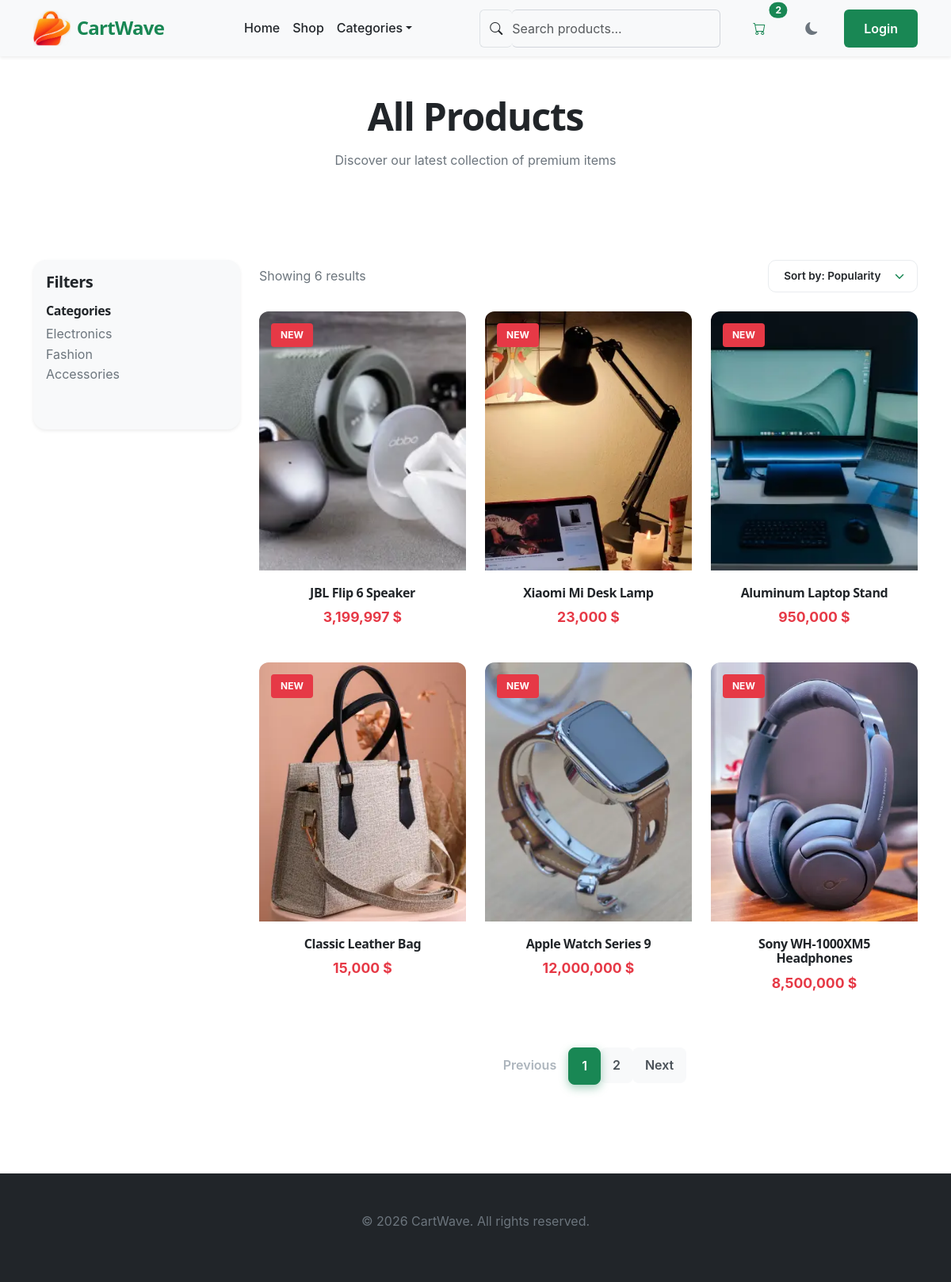
The page /shop/ on the database as committed earlier.
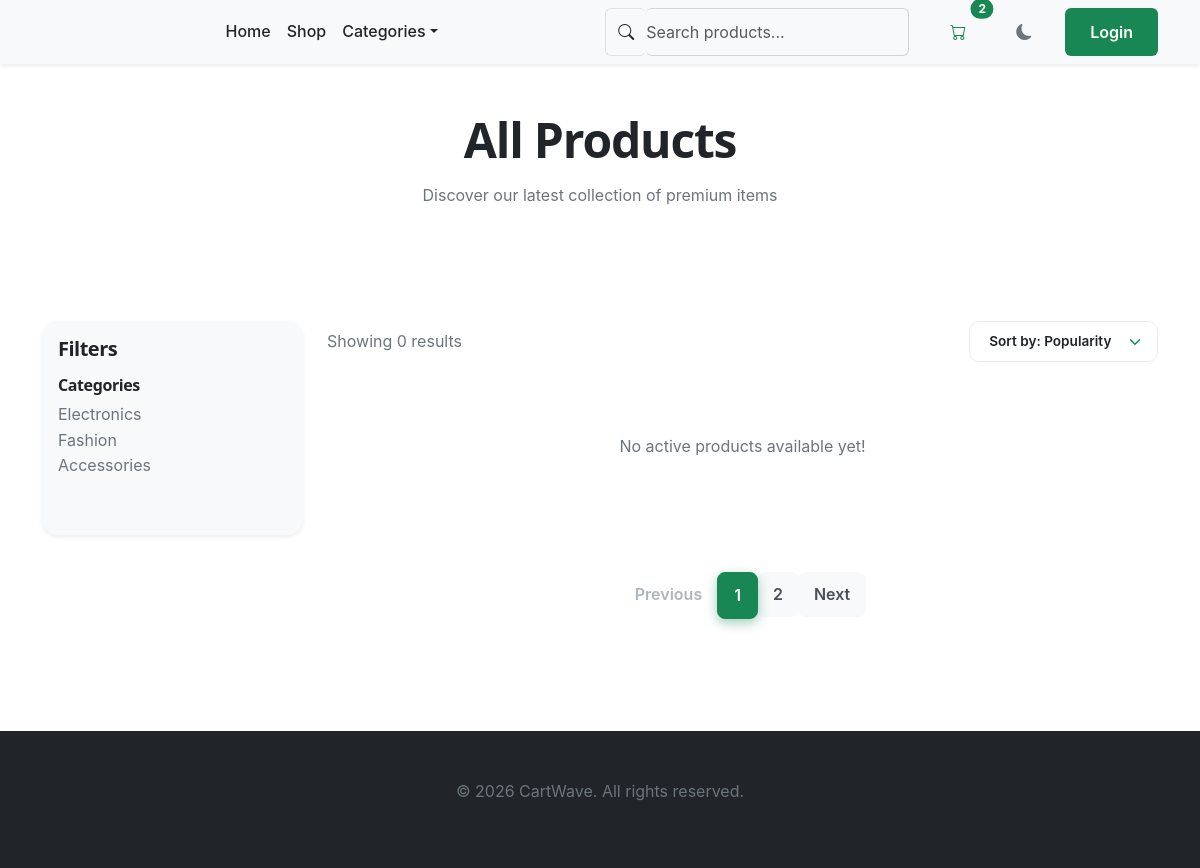
The same page on the database as committed later.
### main/models.py (models this page shows, shortened)
class SiteConfig(models.Model):
    site_title = models.CharField(max_length=200, default="CartWave")
    description = models.TextField(blank=True)
    logo = models.ImageField(upload_to="site/logo/", blank=True, null=True)
    favicon = models.ImageField(upload_to="site/favicon/", blank=True, null=True)
    site_name = models.CharField(max_length=100, default="CartWave", verbose_name="Site Name")
    class Meta:
        verbose_name = "site configuration"
        verbose_name_plural = "site configurations"

### products/models.py (models this page shows, shortened)
class Product(models.Model):
    name = models.CharField(max_length=200)
    description = models.TextField(blank=True)
    price = models.IntegerField()
    image = models.ImageField(upload_to="products/",blank=True)
    slug = models.SlugField(unique=True, blank=True)
    sku = models.CharField(max_length=50, blank=True)
    category = models.ForeignKey(Category, on_delete=models.SET_NULL, null=True, blank=True, related_name='products')
    is_active = models.BooleanField(default=True)
    is_featured = models.BooleanField(default=False)
    created_at = models.DateTimeField(auto_now_add=True)
    class Meta:
        ordering = ['-created_at']

### products/views.py (the view)
# urls.py: path("shop/", shop, name="shop"),
def shop(request):
    products = Product.objects.filter(is_active=True).order_by('-created_at')
    site_config = SiteConfig.objects.first()
    return render(request, "shop.html", {
        "products": products,
        "site_config": site_config
        })

### templates/shop.html (shortened to what this page needs)
{% extends "base.html" %}
{% load static humanize %}
{% block content %}
    <section class="py-5 text-center">
      <div class="container">
        <h1 class="fw-bold mb-3">All Products</h1>
        <p class="text-muted">Discover our latest collection of premium items</p>
      </div>
    </section>
    <section class="py-5">
      <div class="container">
        <div class="row g-4">
          <aside class="col-lg-3">
            <div class="card border-0 shadow-sm p-3">
              <h5 class="fw-bold mb-3">Filters</h5>
              <div class="mb-4">
                <h6 class="fw-semibold">Categories</h6>
                <ul class="list-unstyled">
                  <li><a href="#" class="text-decoration-none text-muted">Electronics</a></li>
                  <li><a href="#" class="text-decoration-none text-muted">Fashion</a></li>
                  <li><a href="#" class="text-decoration-none text-muted">Accessories</a></li>
                </ul>
              </div>
            </div>
          </aside>
          <main class="col-lg-9">
            <div class="d-flex justify-content-between align-items-center mb-4">
              <span class="text-muted">Showing {{ products|length }} results</span>
              <select class="shop-sort-select w-auto form-select">
                <option>Sort by: Popularity</option>
              </select>
            </div>
            <div class="row g-4">
               {% for product in products %}
              <div class="col-lg-4 col-md-6">
                <div class="product-card-modern">
                  <div class="product-image-wrapper">
                    <span class="badge-new">New</span>
                    <img src="{{ product.image.url }}" alt="{{ product.name }}" />
                  </div>
                  <div class="product-info">
                    <h6 class="product-title">{{ product.name }}</h6>
                    <p class="product-price">{{ product.price|intcomma }} $</p>
                  </div>
                </div>
              </div>
              {% empty %}
                <div class="col-12 text-center py-5">
                  <p>No active products available yet!</p>
                </div>
              {% endfor %}
            </div>
            <nav aria-label="Page navigation" class="mt-5">
              <ul class="pagination justify-content-center">
                <li class="page-item disabled">
                  <a class="page-link" href="javascript:void(0)" tabindex="-1">Previous</a>
                </li>
                <li class="page-item active"><a class="page-link" href="javascript:void(0)">1</a></li>
                <li class="page-item"><a class="page-link" href="javascript:void(0)">2</a></li>
                <li class="page-item"><a class="page-link" href="javascript:void(0)">Next</a></li>
              </ul>
            </nav>
          </main>
        </div>
      </div>
    </section>
{% endblock %}

### templates/base.html (shortened to what this page needs)
{% load static humanize %}
<!doctype html>
<html lang="en" class="no-js" data-theme="light">
  <head>
    <link
      href="https://cdn.jsdelivr.net/npm/bootstrap@5.3.8/dist/css/bootstrap.min.css"
      rel="stylesheet"
    />
    <link
      rel="stylesheet"
      href="https://cdn.jsdelivr.net/npm/bootstrap-icons@1.11.3/font/bootstrap-icons.min.css"
    />
    <link rel="stylesheet" href="{% static 'assets/css/main.css' %}" />
    <link rel="stylesheet" href="{% static 'assets/css/sections.css' %}" />
    <link rel="stylesheet" href="{% static 'assets/css/responsive.css' %}" />
  </head>
  <body>
    <nav
      class="navbar navbar-expand-lg navbar-auto bg-surface shadow-sm sticky-top theme-border-bottom"
    >
      <div class="container">
        <a
          class="navbar-brand d-flex align-items-center gap-2 text-decoration-none"
          href="/"
        >
          {% if site_config.logo %}
          <img
            src="{{ site_config.logo.url }}"
            alt="Logo"
            height="45"
            class="d-inline-block align-text-top"
          />
          {% endif %}
          <span class="brand-name fw-bold text-success"
            >{{ site_config.site_name }}</span
          >
        </a>
        <div class="collapse navbar-collapse" id="mainNav">
          <ul class="navbar-nav mx-auto mb-2 mb-lg-0 fw-medium">
            <li class="nav-item">
              <a class="nav-link theme-text" href="/">Home</a>
            </li>
            <li class="nav-item">
              <a class="nav-link theme-text" href="/shop/">Shop</a>
            </li>
            <li class="nav-item dropdown">
              <a
                class="nav-link dropdown-toggle theme-text"
                href="#"
                role="button"
                data-bs-toggle="dropdown"
                >Categories</a
              >
            </li>
          </ul>
          <div class="d-flex align-items-center gap-3">
            <form class="d-flex position-relative me-2" role="search">
              <span
                class="input-group-text theme-input-group border-end-0 rounded-start"
              >
                <i class="bi bi-search theme-muted"></i>
              </span>
              <input
                class="form-control border-start-0 ps-0 rounded-end js-search-input theme-input"
                type="search"
                placeholder="Search products..."
                aria-label="Search"
              />
            </form>
            <a
              href="#"
              class="btn btn-outline-success position-relative rounded-2 px-3"
            >
              <i class="bi bi-cart"></i>
              <span
                class="position-absolute top-0 start-100 translate-middle badge rounded-pill bg-success text-white"
              >
                2
              </span>
            </a>
            <button
              class="btn btn-outline-secondary rounded-2 px-3 js-theme-toggle"
              aria-label="Toggle dark mode"
            >
              <i class="bi bi-moon-fill"></i>
            </button>
            <a href="#" class="btn btn-success rounded-2 px-4">Login</a>
          </div>
        </div>
      </div>
    </nav>
    <main>{% block content %} {% endblock %}</main>
    <footer class="bg-dark text-light py-5 mt-5">
      <div class="container text-center">
        <p>&copy; 2026 CartWave. All rights reserved.</p>
      </div>
    </footer>
  </body>
</html>

Rows that differ between the two databases and show on the page:
removed SiteConfig: logo (picture), site_name "CartWave"
removed Product: image (picture), name "JBL Flip 6 Speaker", price "3,199,997"
removed Product: image (picture), name "Xiaomi Mi Desk Lamp", price "23,000"
removed Product: image (picture), name "Aluminum Laptop Stand", price "950,000"
removed Product: image (picture), name "Classic Leather Bag", price "15,000"
removed Product: image (picture), name "Apple Watch Series 9", price "12,000,000"
removed Product: image (picture), name "Sony WH-1000XM5 Headphones", price "8,500,000"
Other text that changed with them:
{{ products|length }}: "6" → "0"
text now shown: "No active products available yet!"
